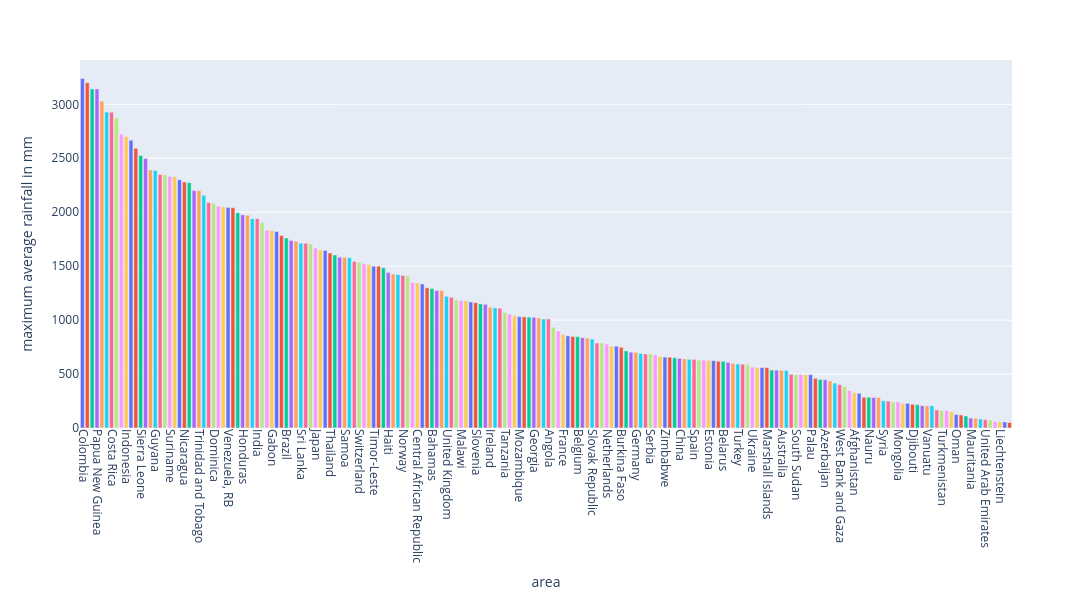

Source (notebook cell):
### Code cell
import pandas as pd
import plotly.express as pt


y2.columns=y2.columns.str.strip().str.lower()
y2['average_rain_fall_mm_per_year']=pd.to_numeric(y2['average_rain_fall_mm_per_year'],errors='coerce')

luv2=y2.groupby('area')['average_rain_fall_mm_per_year'].max().reset_index()
luv2 = luv2.sort_values('average_rain_fall_mm_per_year', ascending=False)
luv2 = luv2.dropna(subset=['average_rain_fall_mm_per_year'])


fig=pt.bar(luv2,x='area',y='average_rain_fall_mm_per_year',height=600,width=3500,color='area')




fig.update_layout(xaxis_title='area',yaxis_title='maximum average rainfall in mm',xaxis_tickangle=90,showlegend=False)

fig.show()
